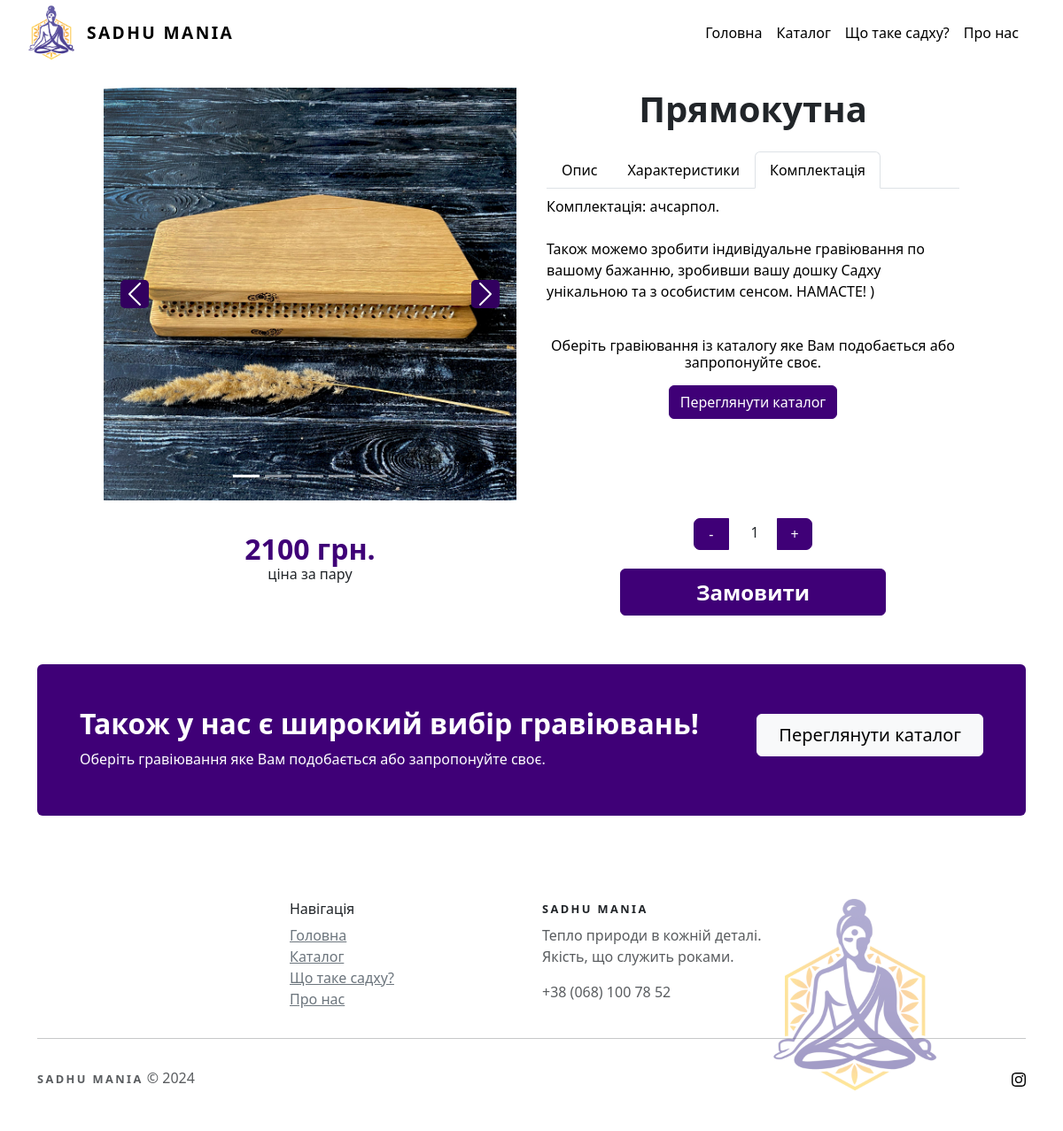
/product/1/, run on the app's committed database.
### products/models.py (models this page shows, shortened)
class ProductImage(models.Model):
    product = models.ForeignKey(Product, related_name='images', on_delete=models.CASCADE)
    image = models.ImageField(upload_to='products/', verbose_name="Зображення")

class Product(models.Model):
    name = models.CharField(max_length=255, verbose_name="Назва пропозиції")
    engraving = models.BooleanField(default=False, verbose_name="Можливість обрати гравіювання")
    description = models.TextField(max_length=760, verbose_name="Опис")
    size_of_foot = models.IntegerField(default=45, validators=[MinValueValidator(10), MaxValueValidator(70)], verbose_name="Розмір ноги")
    step = models.IntegerField(default=10, validators=[MinValueValidator(6), MaxValueValidator(50)], verbose_name='Крок')
    width = models.IntegerField(default=35, validators=[MinValueValidator(20)], verbose_name="Довжина")
    length = models.IntegerField(default=14, validators=[MinValueValidator(14)], verbose_name="Ширина")
    weight = models.DecimalField(max_digits=4, decimal_places=1, verbose_name="Вага")
    materials = models.TextField(max_length=100, verbose_name="Матеріали")
    equipment = models.TextField(max_length=100, verbose_name="Комплектація")
    price = models.DecimalField(max_digits=11, decimal_places=0, verbose_name="Ціна")
    sale_price = models.DecimalField(max_digits=11, decimal_places=0, blank=True, null=True, verbose_name="Акційна ціна")
    created_at = models.DateTimeField(auto_now_add=True, verbose_name="Дата створення")
    is_active = models.BooleanField(default=True, verbose_name='Активний на сайті')

### content/models.py (models this page shows, shortened)
class FooterInfo(models.Model):
    phone = models.CharField(max_length=20, verbose_name="Телефон")
    instagram_link = models.URLField(blank=True, verbose_name="Instagram")

### products/views.py (the view)
# urls.py: path('product/<int:pk>/', ProductDetailView.as_view(), name='product_detail'),
class ProductDetailView(DetailView):
    model = Product  # Django автоматично знайде об'єкт за `pk` з URL
    template_name = 'ware.html'  # шлях до шаблону
    context_object_name = 'product'
    def get_context_data(self, **kwargs):
        context = super().get_context_data(**kwargs)
        context['footer_info'] = FooterInfo.objects.first()
        context['engraving_ids'] = get_ids()
        return context

### products/views.py (called while the page is built)
def get_ids():
    engravings = Engraving.objects.all()
    dict_ids = []
    for engraving in engravings:
        dict_ids.append(engraving.display_id)
    return sorted(dict_ids)

### templates/ware.html (shortened to what this page needs)
{% load static %}
<!DOCTYPE html>
<html data-bs-theme="light" lang="en">
<head>
    <link rel="stylesheet" href="https://cdn.jsdelivr.net/npm/bootstrap@5.3.3/dist/css/bootstrap.min.css">
    <link rel="stylesheet" href="{% static 'css/bs-theme-overrides.css' %}">
    <link rel="stylesheet" href="https://cdnjs.cloudflare.com/ajax/libs/animate.css/3.5.2/animate.min.css">
    <link rel="stylesheet" href="{% static 'css/Hero-Carousel-images.css' %}">
    <link rel="stylesheet" href="{% static 'css/Lightbox-Gallery-No-Gutters-baguetteBox.min.css' %}">
    <link rel="stylesheet" href="{% static 'css/Navbar-Centered-Links-icons.css' %}">
    <link rel="stylesheet" href="{% static 'css/styles.css' %}">
</head>
<body>
    <nav class="navbar navbar-expand-md bg-body py-3" id="main" style="width: 100%;margin-bottom: 20px;">
        <div class="container"><a class="navbar-brand d-flex align-items-center" href="\"><span class="bs-icon-sm bs-icon-rounded bs-icon-primary d-flex justify-content-center align-items-center me-2 bs-icon"><img width="100" height="" src="{% static '/img/logo.jpg' %}" style="--logo-size: clamp(55px, 15%, 70px);width: var(--logo-size);/*height: var(--logo-size);*/position: absolute;"></span><span style="font-size: 1.2rem;font-weight: 750;margin-left: 1rem;letter-spacing: .15rem;">SADHU MANIA</span></a><button data-bs-toggle="collapse" class="navbar-toggler" data-bs-target="#navcol-1"><span class="visually-hidden">Toggle navigation</span></button>
            <div class="collapse navbar-collapse" id="navcol-1">
                <ul class="navbar-nav ms-auto">
                    <li class="nav-item"><a class="nav-link" href="\#main">Головна</a></li>
                    <li class="nav-item"><a class="nav-link" href="\#catalog">Каталог</a></li>
                    <li class="nav-item"><a class="nav-link" href="\#about-sadhu">Що таке садху?</a></li>
                    <li class="nav-item"><a class="nav-link" href="\#about-us">Про нас</a></li>
                </ul>
            </div>
        </div>
    </nav>
    <div class="row" style="max-width: 1000px;margin: 0 auto;justify-content: center;">
        <div class="col">
            <div class="carousel slide" data-bs-ride="false" id="carousel-1">
                <div class="carousel-inner">
                    {% for image in product.images.all %}
                    	<div class="carousel-item {% if forloop.first %}active{% endif %}"><img class="w-100 d-block" src="{{ image.image.url }}" alt="Slide Image"></div>
                    {% endfor %}
                </div>
                <div>
                    <a class="carousel-control-prev" href="#carousel-1" role="button" data-bs-slide="prev" style="opacity: 1;"><span class="carousel-control-prev-icon" style="background-color: #32005F;border-radius: 5px;"></span><span class="visually-hidden">Previous</span></a>
                    <a class="carousel-control-next" href="#carousel-1" role="button" data-bs-slide="next" style="opacity: 1;"><span class="carousel-control-next-icon" style="background-color: #32005F;border-radius: 5px;"></span><span class="visually-hidden">Next</span></a>
                </div>
                <div class="carousel-indicators"><button type="button" data-bs-target="#carousel-1" data-bs-slide-to="0" class="active"></button> <button type="button" data-bs-target="#carousel-1" data-bs-slide-to="1"></button> <button type="button" data-bs-target="#carousel-1" data-bs-slide-to="2"></button> <button type="button" data-bs-target="#carousel-1" data-bs-slide-to="3"></button> <button type="button" data-bs-target="#carousel-1" data-bs-slide-to="4"></button></div>
            </div>
        </div>
        <div class="col">
            <h1 id="productName" class="mb-4"><strong>{{ product.name }}</strong></h1>
            <div>
                <ul class="nav nav-tabs" role="tablist" style="margin-bottom: 8px;">
                    <li class="nav-item" role="presentation"><a class="nav-link" role="tab" data-bs-toggle="tab" href="#tab-1">Опис</a></li>
                    <li class="nav-item" role="presentation"><a class="nav-link" role="tab" data-bs-toggle="tab" href="#tab-2">Характеристики</a></li>
                    <li class="nav-item" role="presentation"><a class="nav-link active" role="tab" data-bs-toggle="tab" href="#tab-3">Комплектація</a></li>
                </ul>
                <div class="tab-content">
                    <div class="tab-pane active" role="tabpanel" id="tab-3">
                        <p>Комплектація: {{ product.equipment }}.<br><br>Також можемо зробити індивідуальне гравіювання по вашому бажанню, зробивши вашу дошку Садху унікальною та з особистим сенсом. НАМАСТЕ! )<br><br></p>
                        <div class="pb-2 pb-lg-1" style="text-align: center;">
                            <h6 class="fw-bold text-center mb-2"><span style="font-weight: normal !important;">Оберіть гравіювання із каталогу яке Вам подобається або запропонуйте своє.</span></h6><a class="btn mt-2 btn-primary" role="button" href="\catalog-of-engravings">Переглянути каталог</a>
                        </div>
                    </div>
                </div>
            </div>
        </div>
    </div>
    <div class="row" style="max-width: 1000px;margin: 0 auto;justify-content: center;align-items: center;">
        <div class="col">
            {% if product.sale_price %}
            	<h5 style="padding-bottom: 1px;margin-bottom: 1px;margin-top: 8px;"><span style="text-decoration: line-through;">{{ product.price }} грн.</span></h5>
                <h2 id="price-for-each" style="color: var(--bs-primary);font-weight: bold;margin-bottom: 2px;">{{ product.sale_price }} грн.</h2>
                <p style="margin-bottom: 11px;padding-top: 0px;margin-top: -5px;">ціна за пару</p>
            {% else %}
                <h2 id="price-for-each" style="color: var(--bs-primary);font-weight: bold;margin-bottom: 2px;">{{ product.price }} грн.</h2>
                <p style="margin-bottom: 11px;padding-top: 0px;margin-top: -5px;">ціна за пару</p>
            {% endif %}
        </div>
        <div class="col">
            <div class="row">
                <div class="col">
                    <div class="row">
                        <div class="col">
                            <div><button class="btn btn-primary counter-btn" type="button" onclick="decrementQuantity()" style="border-radius: 7px 0 0 7px;">-</button>
                                <div style="display: inline-block;width: 50px;text-align: center;height: 35px;"><span class="quantity-display" style="text-align: center;">1</span></div><button class="btn btn-primary counter-btn" type="button" onclick="incrementQuantity()" style="border-radius: 0 7px 7px 0;">+</button>
                            </div>
                        </div>
                    </div>
                </div>
                <div class="col"><button class="btn btn-primary" type="button" style="width: 100%;max-width: 300px;height: 100%;font-weight: bold;font-size: x-large;margin-top: 3px;" onclick="openModal()">Замовити</button></div>
            </div>
        </div>
    </div>
    <section class="py-4 py-xl-5">
        <div class="container">
            <div class="text-white bg-primary border rounded border-0 border-primary d-flex flex-column justify-content-between flex-lg-row p-4 p-md-5">
                <div class="pb-2 pb-lg-1">
                    <h2 class="fw-bold mb-2">Також у нас є широкий вибір гравіювань!</h2>
                    <p class="mb-0">Оберіть гравіювання яке Вам подобається або запропонуйте своє.</p>
                </div>
                <div class="my-2"><a class="btn btn-light fs-5 pulse animated infinite py-2 px-4" role="button" href="\catalog-of-engravings">Переглянути каталог</a></div>
            </div>
        </div>
    </section>
    <footer>
        <div class="container py-4 py-lg-5" style="position: relative;"><img src="{% static 'img/logo.jpg' %}" style="max-width: 250px;z-index: -1;position: absolute;top: 10%;right: 7%;margin: 0 auto;opacity: 0.50;">
            <div class="row justify-content-center">
                <div class="col-sm-4 col-md-3 text-center text-lg-start d-flex flex-column item">
                    <h3 class="fs-6">Навігація</h3>
                    <ul class="list-unstyled">
                        <li><a class="link-secondary" href="\#main">Головна</a></li>
                        <li><a class="link-secondary" href="\#catalog">Каталог</a></li>
                        <li><a class="link-secondary" href="\#about-sadhu">Що таке садху?</a></li>
                        <li><a class="link-secondary" href="\#about-us">Про нас</a></li>
                    </ul>
                </div>
                <div class="col-lg-3 text-center text-lg-start d-flex flex-column align-items-center order-first align-items-lg-start order-lg-last item social">
                    <div class="fw-bold d-flex align-items-center mb-2"><span style="font-size: .8rem;font-weight: 750;letter-spacing: .15rem;margin-left: 0px;">SADHU MANIA</span></div>
                    <p class="text-muted copyright">Тепло природи в кожній деталі. Якість, що служить роками.</p>
                    <p class="text-muted copyright">{{ footer_info.phone }}</p>
                </div>
            </div>
            <hr>
            <div class="d-flex justify-content-between align-items-center pt-3">
                <p class="text-muted mb-0"><span style="font-size: .8rem;font-weight: 750;letter-spacing: .15rem;margin-left: 0px;">SADHU MANIA</span>&nbsp;© 2024&nbsp;</p>
                <ul class="list-inline mb-0">
                    <li class="list-inline-item"><a href="{{ footer_info.instagram_link }}" style="color: black;"></a></li>
                </ul>
            </div>
        </div>
    </footer>
</body>
</html>

### assets/css/bs-theme-overrides.css (style rules this page uses)
:root, [data-bs-theme=light] { --bs-primary: #3f0077; --bs-primary-rgb: 63,0,119; --bs-primary-text-emphasis: #190030; --bs-primary-bg-subtle: #D9CCE4; --bs-primary-border-subtle: #B299C9; }
.btn-primary { --bs-btn-color: #fff; --bs-btn-bg: #3f0077; --bs-btn-border-color: #3f0077; --bs-btn-hover-color: #fff; --bs-btn-hover-bg: #360065; --bs-btn-hover-border-color: #32005F; --bs-btn-focus-shadow-rgb: 226,217,235; --bs-btn-active-color: #fff; --bs-btn-active-bg: #32005F; --bs-btn-active-border-color: #2F0059; --bs-btn-disabled-color: #fff; --bs-btn-disabled-bg: #3f0077; --bs-btn-disabled-border-color: #3f0077; }

### assets/css/Hero-Carousel-images.css (style rules this page uses)
.col { background-color: #fff; margin: 5px; width: 32%; min-width: 300px; border-radius: 10px; text-align: center; }

### assets/css/styles.css (style rules this page uses)
.counter-btn { padding: 5px 13px; width: 40px; }
.nav-link { color: black; }
.nav-link.active { color: var(--bs-primary); }
.tab-content { color: #000000; text-align: left; }

### data on the page
ProductImage: image (picture)
Product: name "Прямокутна", equipment "ачсарпол", price "2100"
FooterInfo: phone "+38 (068) 100 78 52"
